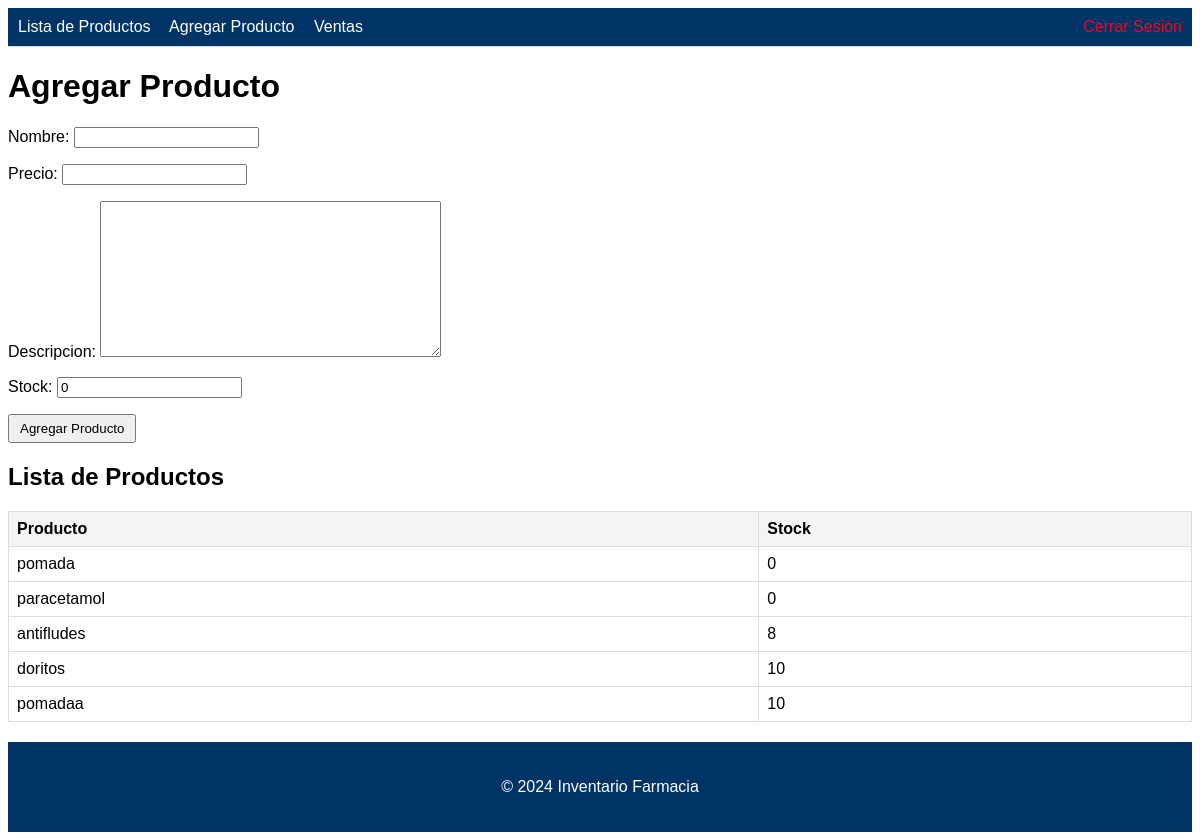
Page /inventario/ on the earlier database version.
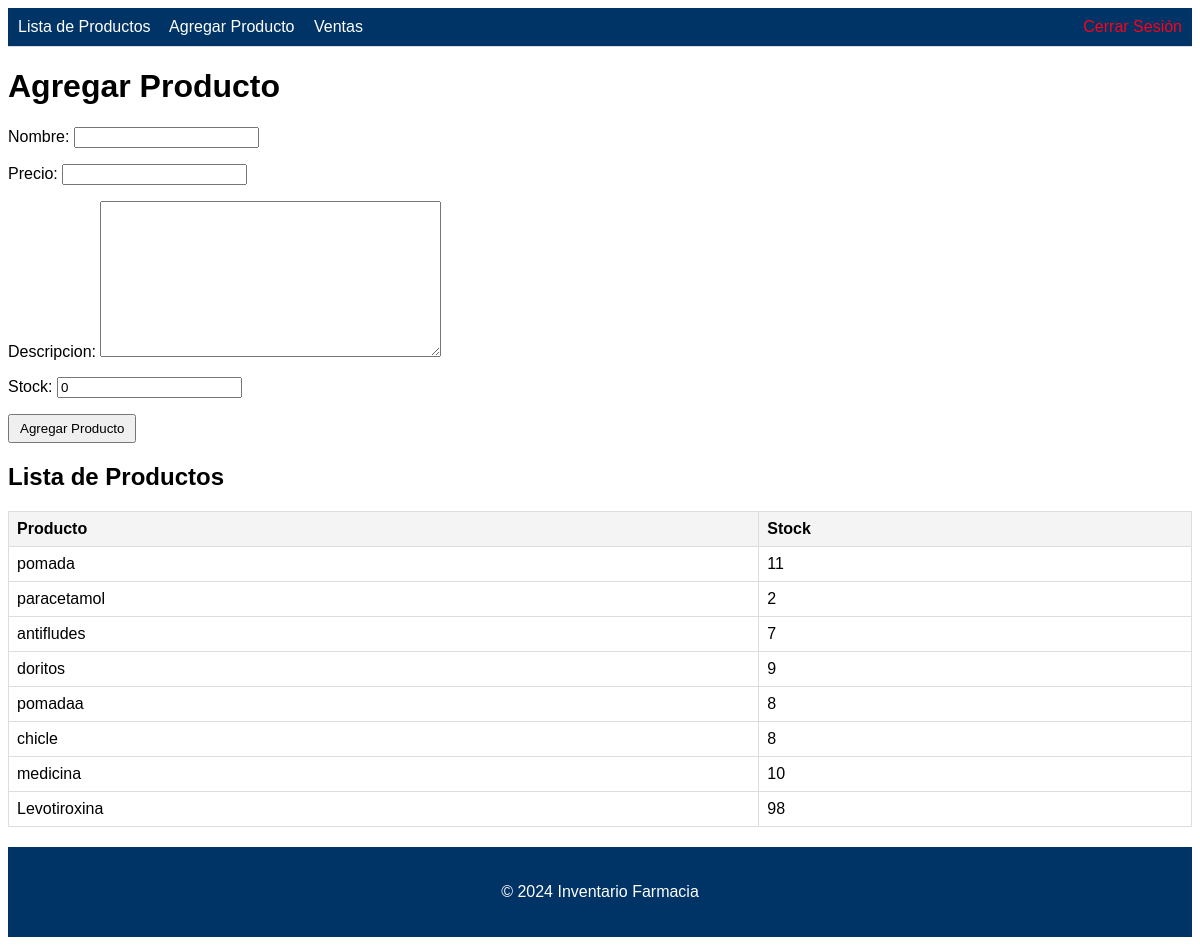
Same page on the later database version.
### productos/models.py (models this page shows, shortened)
class Producto(models.Model):
    nombre = models.CharField(max_length=200,unique=True)
    descripcion = models.TextField()
    precio = models.DecimalField(max_digits=10, decimal_places=2)
    stock = models.IntegerField(default=0)

### productos/views.py (the view)
# urls.py: path('inventario/', views.inventario_view, name='inventario'),  # Ruta al inventario
def inventario_view(request):
    if request.method == 'POST':
        form = ProductoForm(request.POST)
        if form.is_valid():
            form.save()
            return redirect('productos:inventario')  # Redirigir a la misma página para que se muestre el producto agregado
    else:
        form = ProductoForm()
    productos = Producto.objects.all()  # Obtener todos los productos
    return render(request, 'productos/inventario.html', {'form': form, 'productos': productos})

### productos/forms.py (shortened to what this page needs)
class ProductoForm(forms.ModelForm):
    class Meta:
        model = Producto
        fields = ['nombre', 'precio', 'descripcion', 'stock']

### productos/templates/productos/inventario.html (shortened to what this page needs)
<!DOCTYPE html>
<html lang="es">
<head>
</head>
<body>
    <header style="background-color: #003366; padding: 10px; display: flex; justify-content: space-between; align-items: center; border-bottom: 1px solid #ddd;">
        <nav>
            <a href="{% url 'productos:lista_productos' %}" style="margin-right: 15px; text-decoration: none; color: #ffffff;">Lista de Productos</a>
            <a href="{% url 'productos:inventario' %}" style="margin-right: 15px; text-decoration: none; color: #ffffff;">Agregar Producto</a>
            <a href="{% url 'productos:ventas' %}" style="margin-right: 15px; text-decoration: none; color: #ffffff;">Ventas</a>
        </nav>
        <a href="{% url 'productos:logout' %}" style="text-decoration: none; color: #ff0019;">Cerrar Sesión</a>
    </header>
    <h1>Agregar Producto</h1>
    <form method="post">
        {{ form.as_p }}
        <button type="submit">Agregar Producto</button>
    </form>
    <h2>Lista de Productos</h2>
    {% if productos %}
    <table>
        <thead>
            <tr>
                <th>Producto</th>
                <th>Stock</th>
            </tr>
        </thead>
        <tbody>
            {% for producto in productos %}
            <tr>
                <td>{{ producto.nombre }}</td>
                <td>{{ producto.stock }}</td>
            </tr>
            {% endfor %}
        </tbody>
    </table>
    {% else %}
    <p>No hay productos registrados.</p>
    {% endif %}
    <footer>
        <p>&copy; 2024 Inventario Farmacia</p>
    </footer>
</body>
</html>

Differences in the rows shown:
changed Producto "pomada": stock "0" → "11"
changed Producto "paracetamol": stock "0" → "2"
changed Producto "antifludes": stock "8" → "7"
changed Producto "doritos": stock "10" → "9"
changed Producto "pomadaa": stock "10" → "8"
added Producto: nombre "chicle", stock "8"
added Producto: nombre "medicina", stock "10"
added Producto: nombre "Levotiroxina", stock "98"
